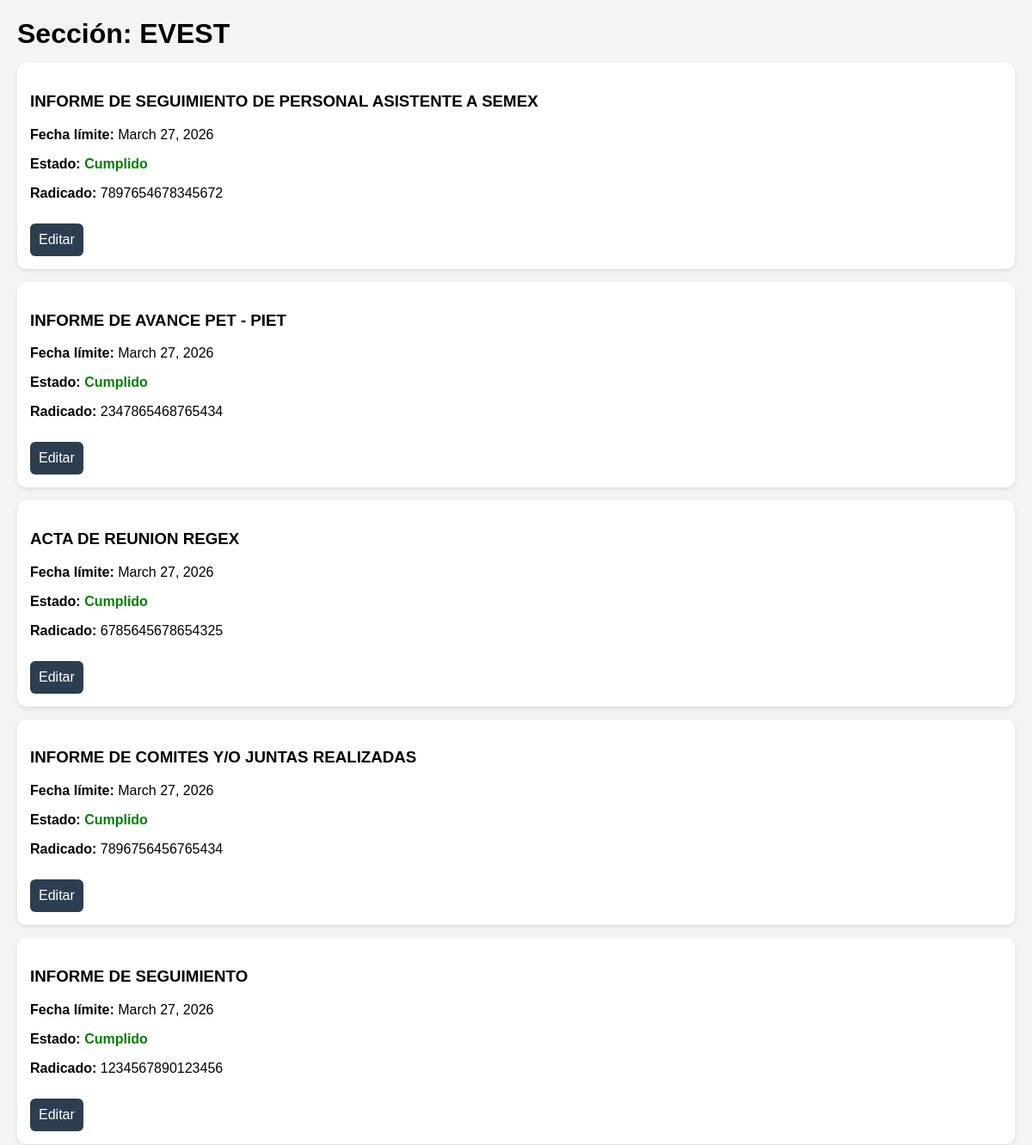
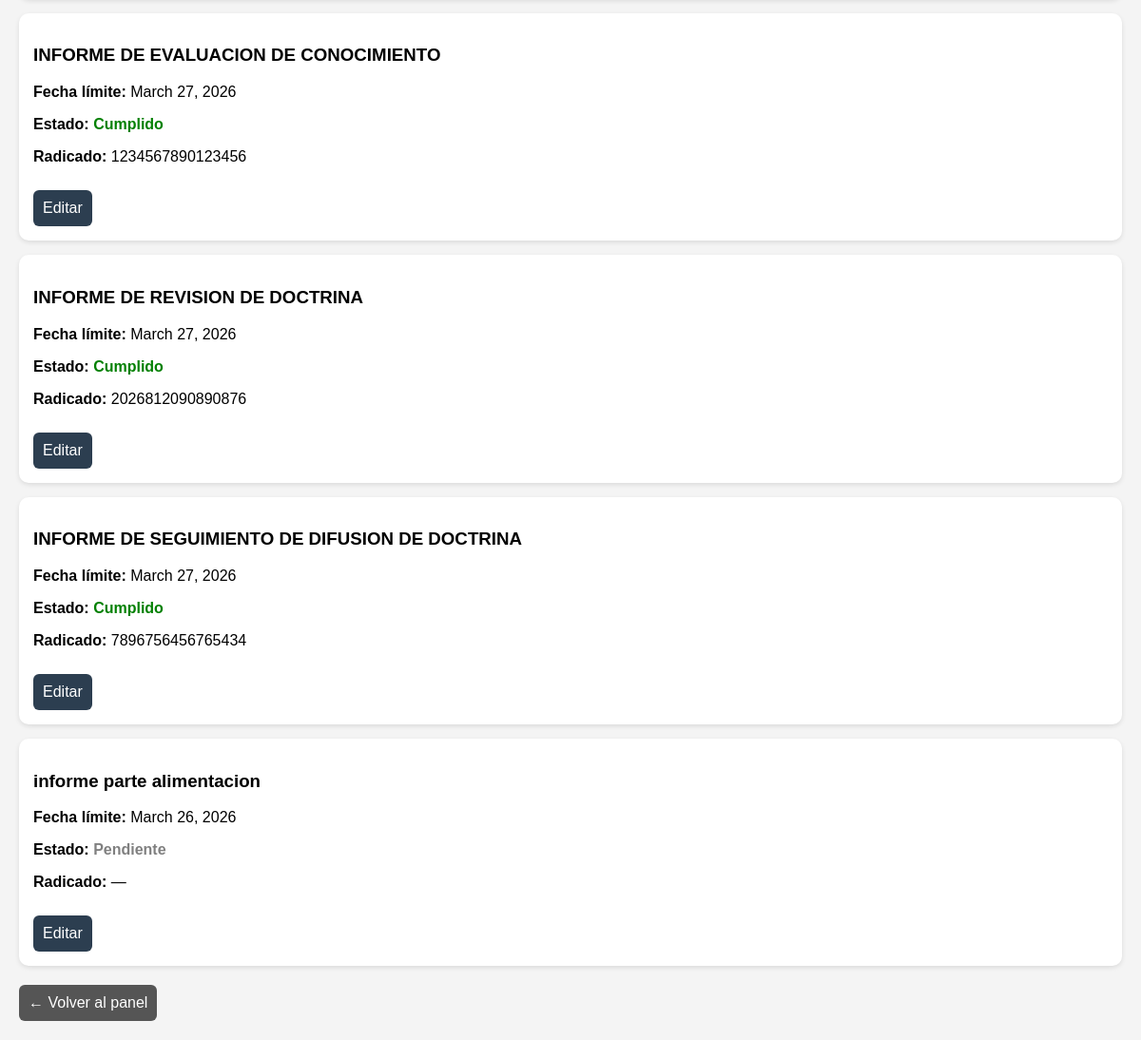
/seccion/4/ (signed in), run on the app's committed database (2 pictures, top to bottom).
### gestion_secciones/models.py (models this page shows, shortened)
class Seccion(models.Model):
    nombre_seccion = models.CharField(max_length=50)
    responsable = models.CharField(max_length=100)
    usuarios = models.ManyToManyField(User, blank=True)

class Plazo(models.Model):
    seccion = models.ForeignKey(Seccion, on_delete=models.CASCADE)
    nombre_plazo = models.CharField(max_length=200)
    tipo_plazo = models.CharField(
        max_length=20,
        choices=[
            ('Mensual', 'Mensual'),
            ('Trimestral', 'Trimestral'),
            ('Semestral', 'Semestral')
        ],
        default='Mensual'
    )
    periodo = models.DateField(null=True, blank=True)
    fecha_limite = models.DateField()
    fecha_cumplimiento = models.DateField(null=True, blank=True)
    radicado = models.CharField(
        max_length=16,
        blank=True,
        validators=[MinLengthValidator(16)]
    )
    estado = models.CharField(
        max_length=20,
        choices=[
            ('Pendiente', 'Pendiente'),
            ('En proceso', 'En proceso'),
            ('Cumplido', 'Cumplido')
        ],
        default='Pendiente'
    )

### gestion_secciones/views.py (the view)
# urls.py: path('seccion/<int:id>/', views.detalle_seccion, name='detalle_seccion'),
@login_required
def detalle_seccion(request, id):
    hoy = date.today()
    seccion = Seccion.objects.get(id=id)
    plazos = Plazo.objects.filter(
        seccion=seccion,
        fecha_limite__month=hoy.month,
        fecha_limite__year=hoy.year
    )
    return render(request, "detalle_seccion.html", {
        "seccion": seccion,
        "plazos": plazos,
        "today": hoy
    })

### gestion_secciones/templates/detalle_seccion.html (shortened to what this page needs)
<!DOCTYPE html>
<html>
<head>
</head>
<body>
<h1>Sección: {{ seccion.nombre_seccion }}</h1>
<div class="contenedor">
{% for p in plazos %}
<div class="tarjeta">
<h3>{{ p.nombre_plazo }}</h3>
<p><strong>Fecha límite:</strong> {{ p.fecha_limite }}</p>
<p><strong>Estado:</strong>
{% if p.estado == "Cumplido" %}
<span class="estado cumplido">Cumplido</span>
{% elif p.fecha_limite < today %}
<span class="estado vencido">⚠ VENCIDO</span>
{% elif p.estado == "En proceso" %}
<span class="estado proceso">En proceso</span>
{% else %}
<span class="estado pendiente">Pendiente</span>
{% endif %}
</p>
<p><strong>Radicado:</strong> {{ p.radicado|default:"—" }}</p>
<a class="boton" href="/plazo/{{ p.id }}/editar/">Editar</a>
</div>
{% endfor %}
</div>
<a class="boton-volver" href="/">← Volver al panel</a>
</body>
</html>

### gestion_secciones/templates/detalle_seccion.html (style rules this page uses)
body { font-family: Arial; margin:20px; background:#f4f4f4; }
h1 { margin-bottom:15px; }
.contenedor { display:flex; flex-direction:column; gap:15px; }
.tarjeta { background:white; padding:15px; border-radius:10px; box-shadow:0 2px 5px rgba(0,0,0,0.1); }
.estado { font-weight:bold; }
.cumplido { color:green; }
.pendiente { color:gray; }
.boton { display:inline-block; margin-top:10px; padding:10px; background:#2c3e50; color:white; border-radius:6px; text-decoration:none; }
.boton-volver { display:inline-block; margin-top:20px; padding:10px; background:#555; color:white; border-radius:6px; text-decoration:none; }

### data on the page
Seccion: nombre_seccion "EVEST"
Plazo: nombre_plazo "INFORME DE SEGUIMIENTO DE PERSONAL ASISTENTE A SEMEX", fecha_limite "March 27, 2026", estado "Cumplido", radicado "7897654678345672"
Plazo: nombre_plazo "INFORME DE AVANCE PET - PIET", fecha_limite "March 27, 2026", estado "Cumplido", radicado "2347865468765434"
Plazo: nombre_plazo "ACTA DE REUNION REGEX", fecha_limite "March 27, 2026", estado "Cumplido", radicado "6785645678654325"
Plazo: nombre_plazo "INFORME DE COMITES Y/O JUNTAS REALIZADAS", fecha_limite "March 27, 2026", estado "Cumplido", radicado "7896756456765434"
Plazo: nombre_plazo "INFORME DE SEGUIMIENTO", fecha_limite "March 27, 2026", estado "Cumplido", radicado "1234567890123456"
Plazo: nombre_plazo "INFORME DE EVALUACION DE CONOCIMIENTO", fecha_limite "March 27, 2026", estado "Cumplido", radicado "1234567890123456"
Plazo: nombre_plazo "INFORME DE REVISION DE DOCTRINA", fecha_limite "March 27, 2026", estado "Cumplido", radicado "2026812090890876"
Plazo: nombre_plazo "INFORME DE SEGUIMIENTO DE DIFUSION DE DOCTRINA", fecha_limite "March 27, 2026", estado "Cumplido", radicado "7896756456765434"
Plazo: nombre_plazo "informe parte alimentacion", fecha_limite "March 26, 2026", estado "Pendiente", radicado "—"
